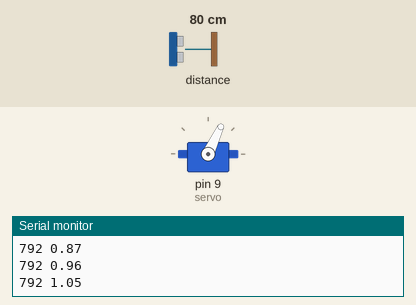
Simulated run of this sketch. Board: Arduino Uno, built with avr-gcc and run on an emulated ATmega328P. Shown: servo, the last lines printed to the serial monitor. The test bench sets the inputs (shaded band); at power-on: distance to the obstacle 80 cm.

Above: at 0.45 s.
At 1.2 s:
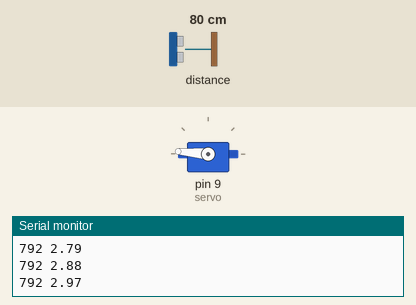
1.3 s: distance to the obstacle set to 2 cm
At 2.65 s:
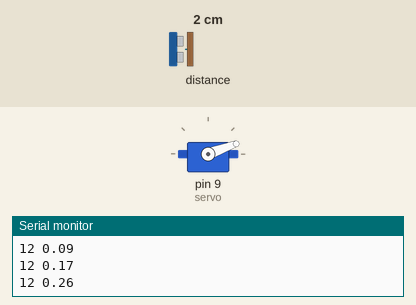
Timing chart, 0 to 59.8 s (numbered marks = the images above; inputs shaded):
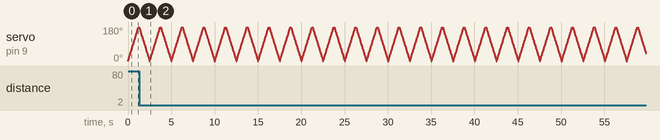

The sketch:

Continuous.ino
```cpp
#include <Wire.h>
#include <VL53L0X.h>
#include <Servo.h>

VL53L0X sensor;
Servo servo;

int pos = 0;

void setup()
{
  Serial.begin(9600);
  Wire.begin();
  servo.attach(9);
  sensor.init();
  sensor.setTimeout(500);
  while (!Serial) {
    ;
  }
  sensor.startContinuous();       //time between measurement set by using sensor.startcontiniuos(int)
}

void loop()
{
  for (pos = 0; pos <= 180; pos += 5) {
    servo.write(pos);
    Serial.print(sensor.readRangeContinuousMillimeters()-8);
    Serial.print(" ");
    Serial.print(pos*3.14159/180);
    if (sensor.timeoutOccurred()) { Serial.print(" TIMEOUT"); }
    Serial.println();
  }
  for (pos = 180; pos >= 0; pos -= 5) {
    servo.write(pos);
    Serial.print(sensor.readRangeContinuousMillimeters()-45);
    Serial.print(" ");
    Serial.print(pos*3.14159/180);
    if (sensor.timeoutOccurred()) { Serial.print(" TIMEOUT"); }
    Serial.println();
  }
}
```
